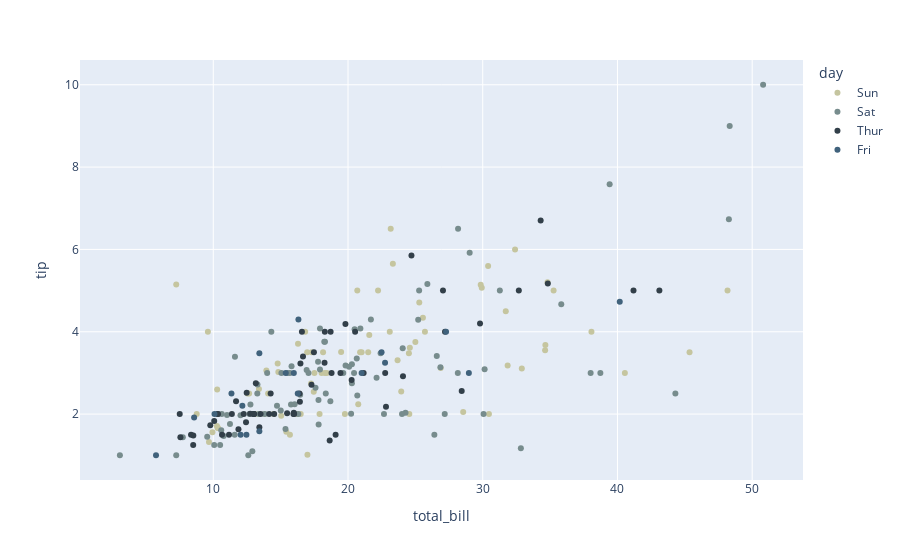

Notebook cell for this chart:
### Code cell
# discrete color map - apply colormap to `color_discrete_sequence`
fig = px.scatter(tips, x="total_bill", y="tip", color="day", color_discrete_sequence=vg.plotly)
fig.show()
